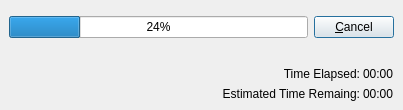
<ui version="4.0" >
 <author></author>
 <comment></comment>
 <exportmacro></exportmacro>
 <class>ProgressDialog</class>
 <widget class="QDialog" name="ProgressDialog" >
  <property name="geometry" >
   <rect>
    <x>0</x>
    <y>0</y>
    <width>403</width>
    <height>110</height>
   </rect>
  </property>
  <property name="windowTitle" >
   <string>Dialog</string>
  </property>
  <layout class="QVBoxLayout" >
   <property name="margin" >
    <number>0</number>
   </property>
   <property name="spacing" >
    <number>0</number>
   </property>
   <item>
    <widget class="QFrame" name="frame" >
     <property name="frameShape" >
      <enum>QFrame::NoFrame</enum>
     </property>
     <property name="frameShadow" >
      <enum>QFrame::Raised</enum>
     </property>
     <layout class="QHBoxLayout" >
      <property name="margin" >
       <number>9</number>
      </property>
      <property name="spacing" >
       <number>6</number>
      </property>
      <item>
       <widget class="QProgressBar" name="progressBar" >
        <property name="value" >
         <number>24</number>
        </property>
        <property name="orientation" >
         <enum>Qt::Horizontal</enum>
        </property>
       </widget>
      </item>
      <item>
       <widget class="QPushButton" name="cancelButton" >
        <property name="text" >
         <string>&amp;Cancel</string>
        </property>
       </widget>
      </item>
     </layout>
    </widget>
   </item>
   <item>
    <widget class="QFrame" name="frame_2" >
     <property name="frameShape" >
      <enum>QFrame::NoFrame</enum>
     </property>
     <property name="frameShadow" >
      <enum>QFrame::Raised</enum>
     </property>
     <layout class="QGridLayout" >
      <property name="margin" >
       <number>9</number>
      </property>
      <property name="spacing" >
       <number>3</number>
      </property>
      <item row="0" column="1" >
       <widget class="QLabel" name="label" >
        <property name="text" >
         <string>Time Elapsed:</string>
        </property>
        <property name="alignment" >
         <set>Qt::AlignRight|Qt::AlignTrailing|Qt::AlignVCenter</set>
        </property>
       </widget>
      </item>
      <item row="0" column="2" >
       <widget class="QLabel" name="timeElapsedLabel" >
        <property name="text" >
         <string>00:00</string>
        </property>
       </widget>
      </item>
      <item row="1" column="1" >
       <widget class="QLabel" name="label_3" >
        <property name="text" >
         <string>Estimated Time Remaing:</string>
        </property>
        <property name="alignment" >
         <set>Qt::AlignRight|Qt::AlignTrailing|Qt::AlignVCenter</set>
        </property>
       </widget>
      </item>
      <item row="1" column="2" >
       <widget class="QLabel" name="timeRemainingLabel" >
        <property name="text" >
         <string>00:00</string>
        </property>
       </widget>
      </item>
      <item row="0" column="0" >
       <spacer>
        <property name="orientation" >
         <enum>Qt::Horizontal</enum>
        </property>
        <property name="sizeHint" >
         <size>
          <width>40</width>
          <height>20</height>
         </size>
        </property>
       </spacer>
      </item>
     </layout>
    </widget>
   </item>
  </layout>
 </widget>
 <pixmapfunction></pixmapfunction>
 <resources/>
 <connections/>
</ui>
